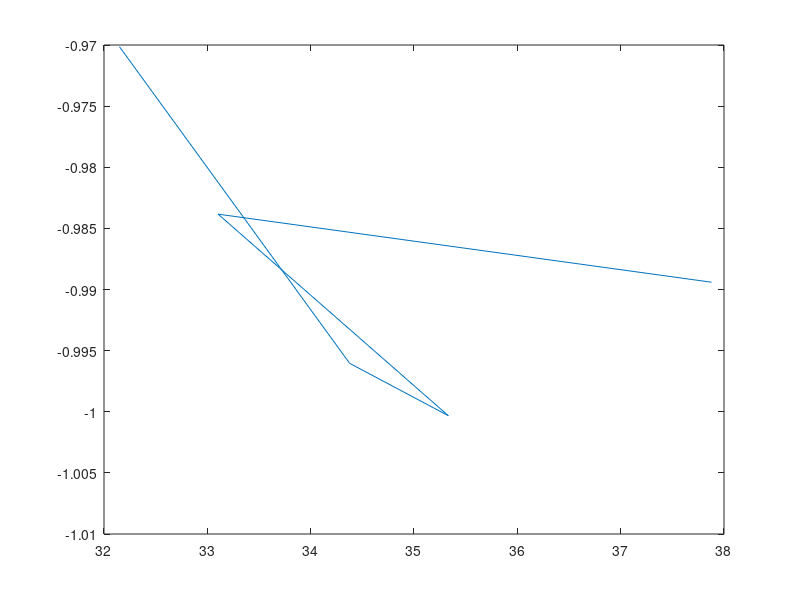

Here is the MATLAB script that generated this plot: (Note: this script raises an error after producing the figure.)
b0 = 0.05634;
b1 = [1  1];
b2 = [1 -1.0166 1];
a1 = [1 -0.683];
a2 = [1 -1.4461 0.7957];

b = b0*conv(b1,b2);
a = conv(a1,a2);

[h,w] = freqz(b,a,'whole',2001);

plot(w/pi,20*log10(abs(h)))
ax = gca;
ax.YLim = [-100 20];
ax.XTick = 0:.5:2;
xlabel('Normalized Frequency (\times\pi rad/sample)')
ylabel('Magnitude (dB)')